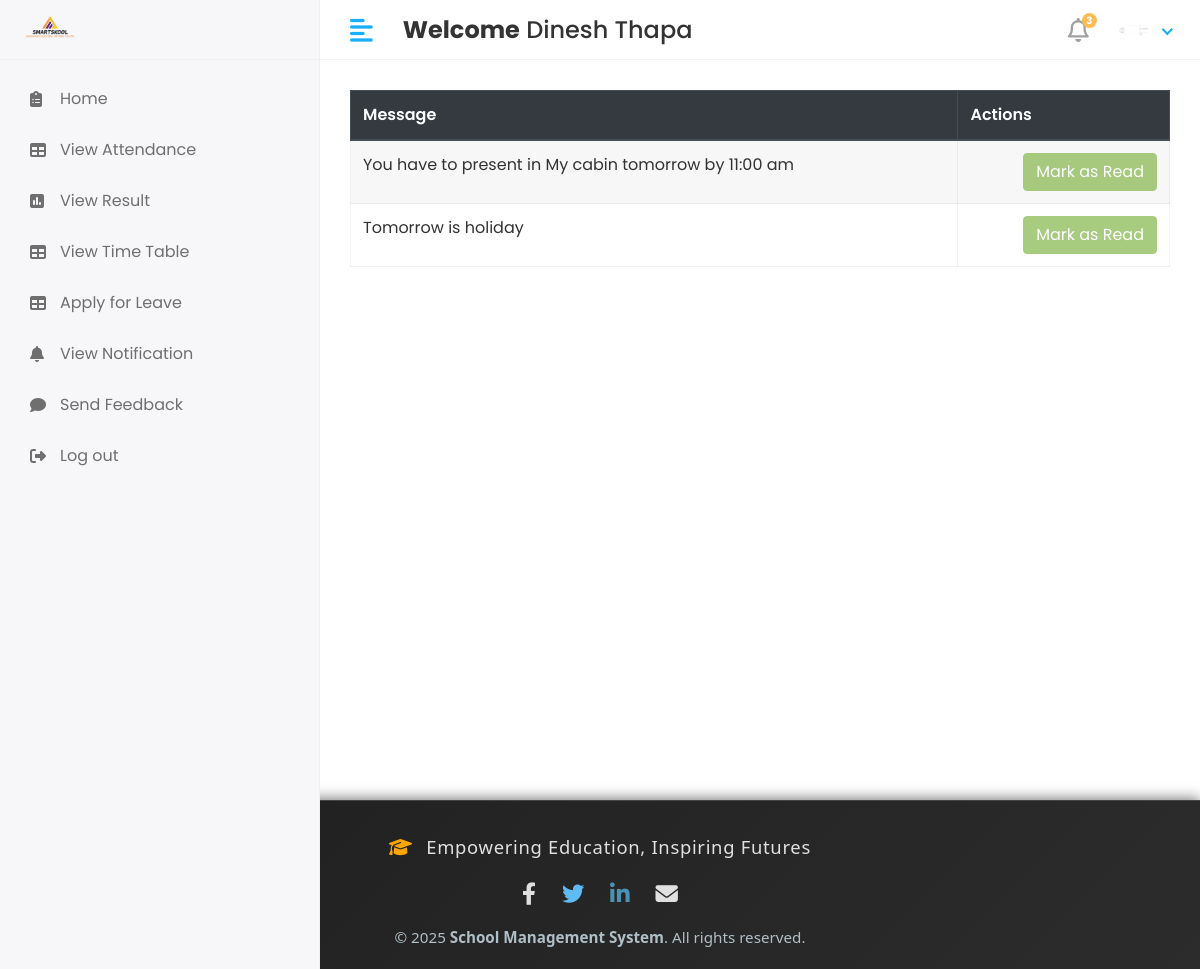
Page /student/Notification/ (signed in) on the earlier database version.
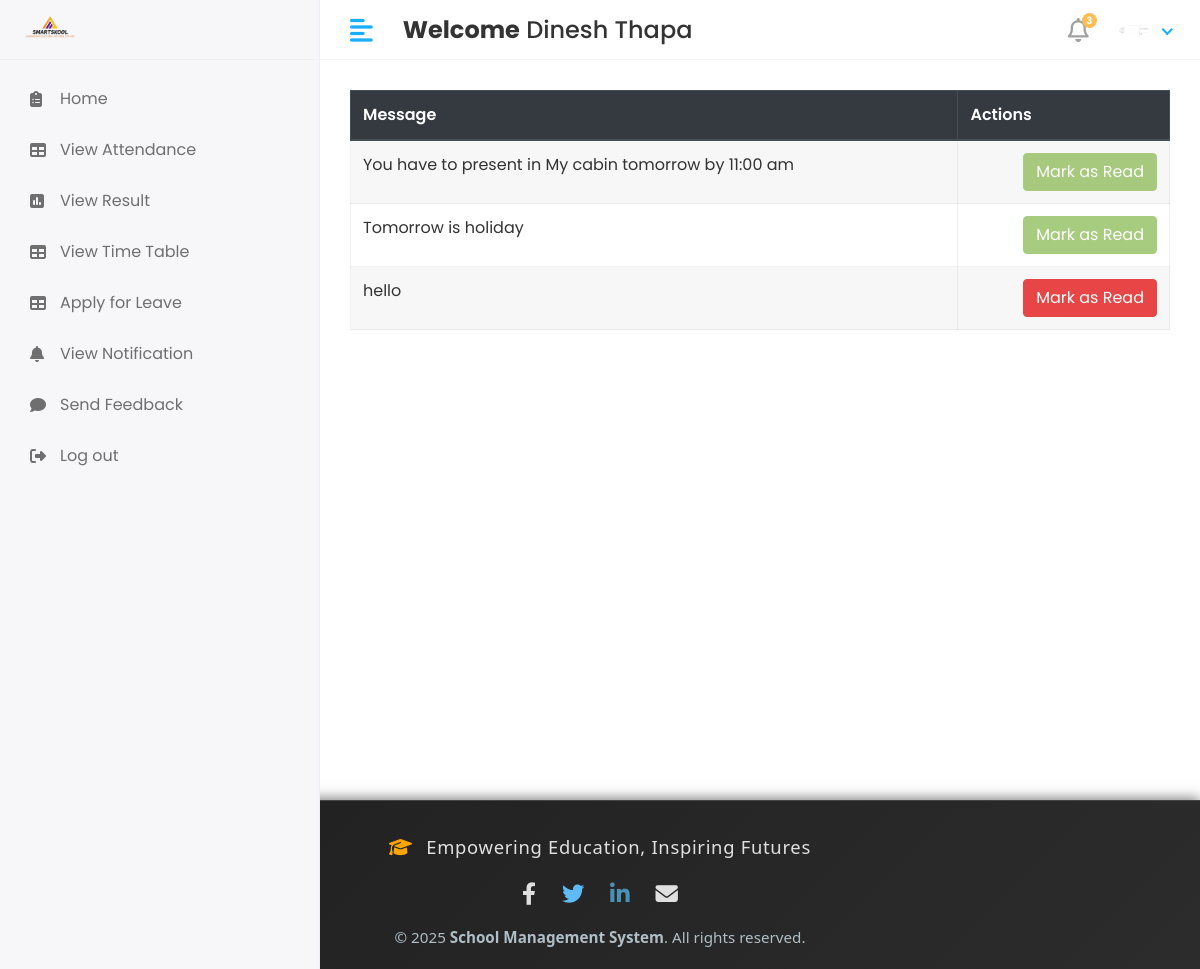
Same page on the later database version.
### app/models.py (models this page shows, shortened)
class student_notification(models.Model):
    student_id = models.ForeignKey(student, on_delete=models.CASCADE)
    message = models.TextField()
    created_at = models.DateTimeField(auto_now_add=True)
    status = models.IntegerField(null=True,default=0)

### school_management_system/Student_Views.py (the view)
# urls.py: path('student/Notification/',Student_Views.Student_notification,name='student_notification'),
def Student_notification(request):
    student_obj = student.objects.filter(admin=request.user.id)
    for i in student_obj:
        student_id =i.id
    student_notification_obj = student_notification.objects.filter(student_id=student_id)
    context = {
        'student_notification_obj': student_notification_obj,
    }
    return render(request, 'Student/student_notification.html',context)

### templates/student/student_notification.html
{% extends 'base.html' %}
{% block content %}
<div class="table-responsive">
        <table id="studentTable" class="table table-striped table-bordered" style="width: 100%; background: #fff;">
            <thead class="thead-dark">
                <tr>
                    <th>Message</th>
                    <th>Actions</th>
                </tr>
            </thead>
            <tbody>
                {% for i in student_notification_obj %}
                <tr>
                    <td>{{i.message}}  </td>
                    <td class ="text-right">
                        <div class ="actions">
                            {% if i.status == 0%}
                        <a href="{% url 'student_mark_as_done'  status=i.id%}" class="btn btn-danger "> Mark as Read</a>
                            {%else%}
                        <button class="btn btn-success " disabled = "disabled"> Mark as Read</button>
                            {%endif%}
                    </div>
                    </td>
                </tr>
                {% endfor %}
            </tbody>
        </table>
    </div>
{% endblock %}

Differences in the rows shown:
added student_notification: message "hello", status "Mark as Read"
